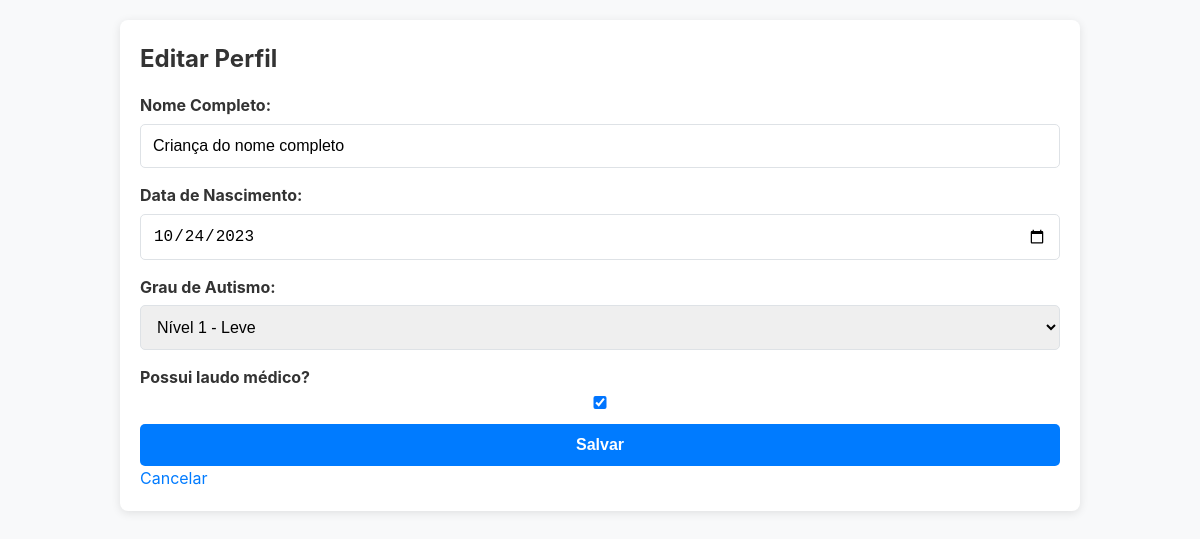
/profiles/1/edit/ (signed in), run on the app's committed database.
### core/models.py (models this page shows, shortened)
class Profile(models.Model):
    user = models.ForeignKey(User, on_delete=models.CASCADE, related_name='profiles')
    name = models.CharField(max_length=255, verbose_name="Nome Completo")
    GRAU_AUTISMO_CHOICES = [
        ('1', 'Nível 1 - Leve'),
        ('2', 'Nível 2 - Moderado'),
        ('3', 'Nível 3 - Severo'),
    ]
    data_nascimento = models.DateField(verbose_name="Data de Nascimento")
    grau_autismo = models.CharField(
        max_length=1,
        choices=GRAU_AUTISMO_CHOICES,
        verbose_name="Grau de Autismo"
    )
    tem_laudo = models.BooleanField(default=False, verbose_name="Possui laudo médico?")
    is_active = models.BooleanField(default=True, verbose_name="Está ativo?")
    created_at = models.DateTimeField(auto_now_add=True)
    class Meta:
        unique_together = ('user', 'name')

### core/views.py (the view)
# urls.py: path('profiles/<int:profile_id>/edit/', views.profile_update, name='profile_update'),
@login_required
def profile_update(request, profile_id):
    profile = get_object_or_404(Profile, id=profile_id, user=request.user, is_active=True)
    if request.method == 'POST':
        form = ProfileForm(request.POST, instance=profile)
        if form.is_valid():
            form.save()
            return redirect('profile_select') # Volta para a seleção de perfis após salvar
    else:
        form = ProfileForm(instance=profile)
    return render(request, 'core/profile_form.html', {'form': form, 'is_editing': True})

### core/forms.py
class ProfileForm(forms.ModelForm):
    class Meta:
        model = Profile
        fields = ['name', 'data_nascimento', 'grau_autismo', 'tem_laudo']
        widgets = {
            'data_nascimento': forms.DateInput(attrs={'type': 'date'}),
        }

### core/templates/core/profile_form.html (shortened to what this page needs)
{% extends "core/base.html" %}
{% block content %}
  <h2>{% if is_editing %}Editar Perfil{% else %}Criar Novo Perfil{% endif %}</h2>
  <form method="post">
    {{ form.as_p }}
    <button type="submit">Salvar</button>
    <a href="{% url 'profile_select' %}">Cancelar</a>
  </form>
{% endblock %}

### static/css/style.css (style rules this page uses)
:root { --cor-primaria: #007bff; --cor-primaria-hover: #0056b3; --cor-texto: #333; --cor-fundo: #f8f9fa; --cor-branco: #ffffff; --cor-borda: #dee2e6; --cor-perigo: #dc3545; }
* { box-sizing: border-box; margin: 0; padding: 0; }
body { font-family: -apple-system, BlinkMacSystemFont, "Segoe UI", Roboto, "Helvetica Neue", Arial, sans-serif; background-color: var(--cor-fundo); color: var(--cor-texto); line-height: 1.6; }
h1, h2, h3 { margin-bottom: 15px; color: var(--cor-texto); }
p { margin-bottom: 10px; }
form { display: flex; flex-direction: column; }
form p { display: flex; flex-direction: column; margin-bottom: 15px; }
form label { margin-bottom: 5px; font-weight: bold; }
input[type="text"], input[type="password"], input[type="email"], input[type="date"], select { width: 100%; padding: 12px; border: 1px solid var(--cor-borda); border-radius: 5px; font-size: 16px; }
button, a.button { display: inline-block; padding: 12px 20px; border: none; border-radius: 5px; background-color: var(--cor-primaria); color: var(--cor-branco); font-size: 16px; font-weight: bold; text-align: center; text-decoration: none; cursor: pointer; transition: background-color 0.3s ease; }
a { color: var(--cor-primaria); text-decoration: none; }

### data on the page
Profile: name "Criança do nome completo", data_nascimento "10/24/2023", grau_autismo "Nível 1 - Leve", tem_laudo "☑"
